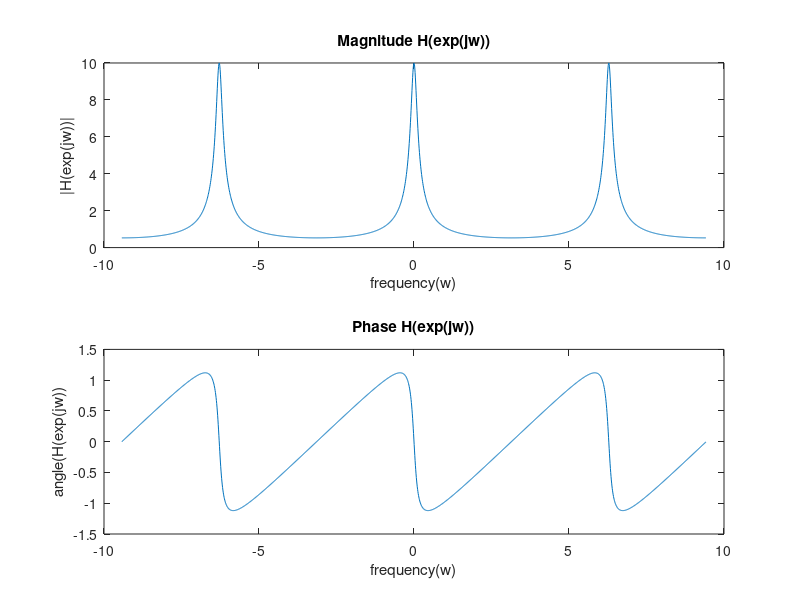
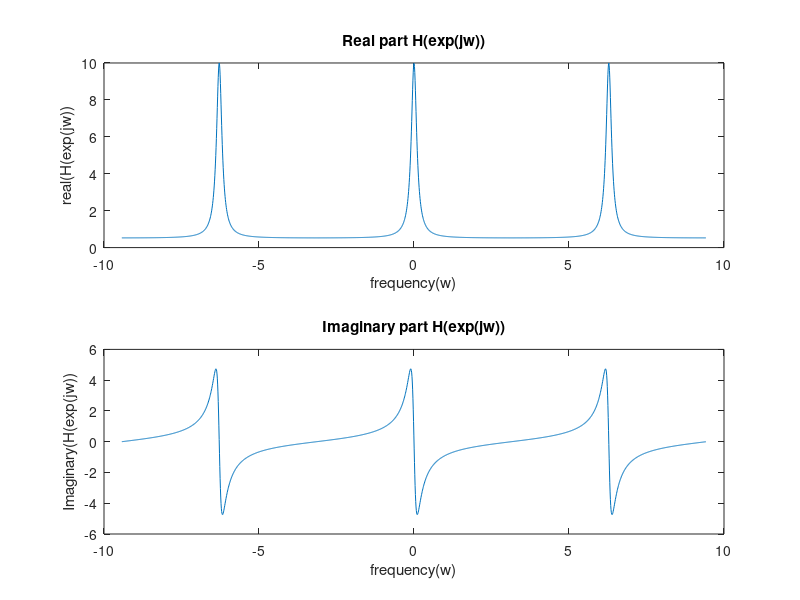

These figures' MATLAB source, in order:
k = -3*pi:0.01:3*pi;
H = zeros(size(k));
for w = 1:length(k)
 H(w) = H(w) + (1/(1-0.9*exp(-1i*k(w))));
end
    figure;
    subplot(2,1,1);
    plot(k,abs(H));
    title("Magnitude H(exp(jw))");
    xlabel("frequency(w)");
    ylabel("|H(exp(jw))|");
    subplot(2,1,2);
    plot(k,angle(H));
    title("Phase H(exp(jw))");
    xlabel("frequency(w)");
    ylabel("angle(H(exp(jw))");
    figure;
    subplot(2,1,1);
    plot(k,real(H));
    title("Real part H(exp(jw))");
    xlabel("frequency(w)");
    ylabel("real(H(exp(jw))");
    subplot(2,1,2);
    plot(k,imag(H));
    title("Imaginary part H(exp(jw))");
    xlabel("frequency(w)");
    ylabel("Imaginary(H(exp(jw))");
